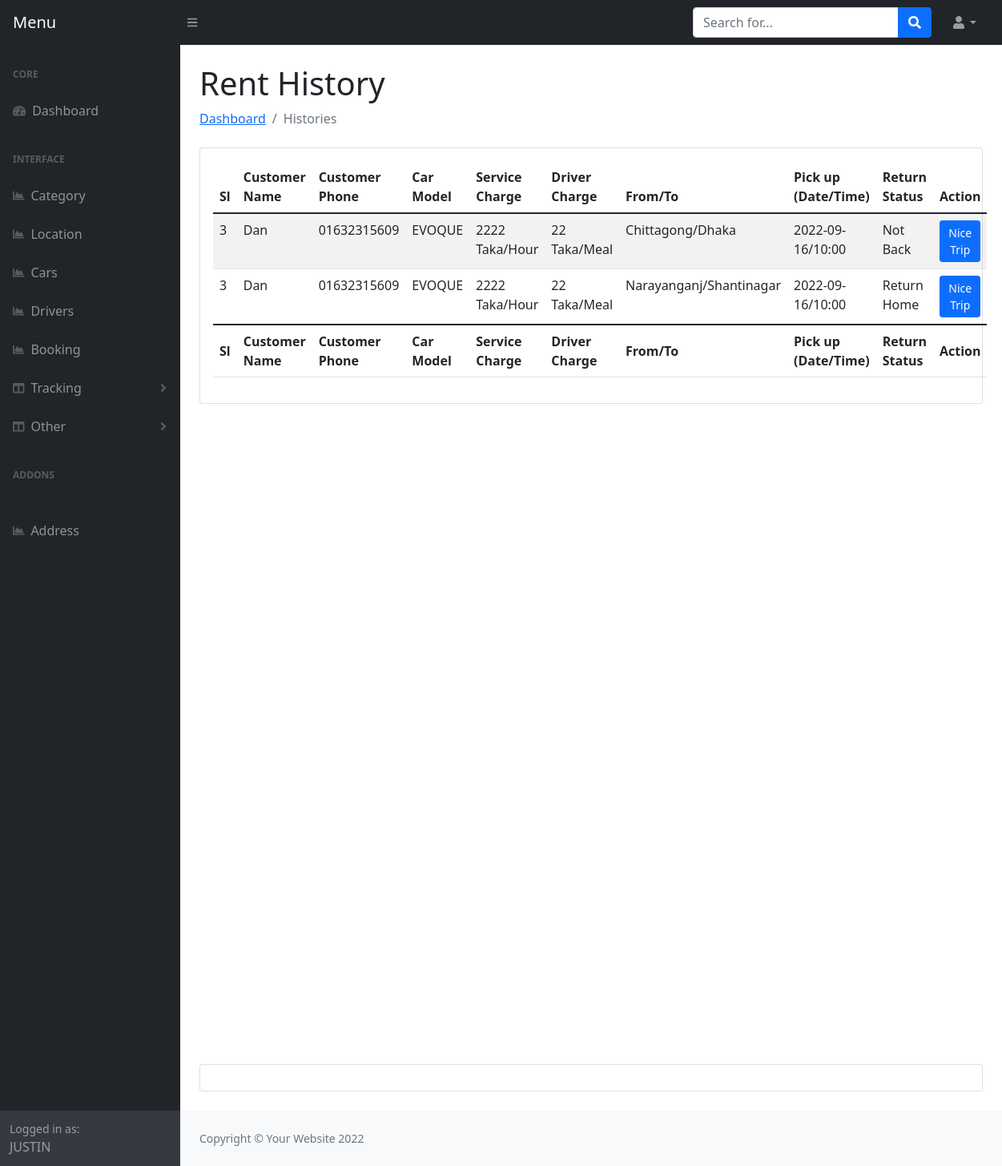
Before: /admin/last-rent.php (signed in) with the older database file.
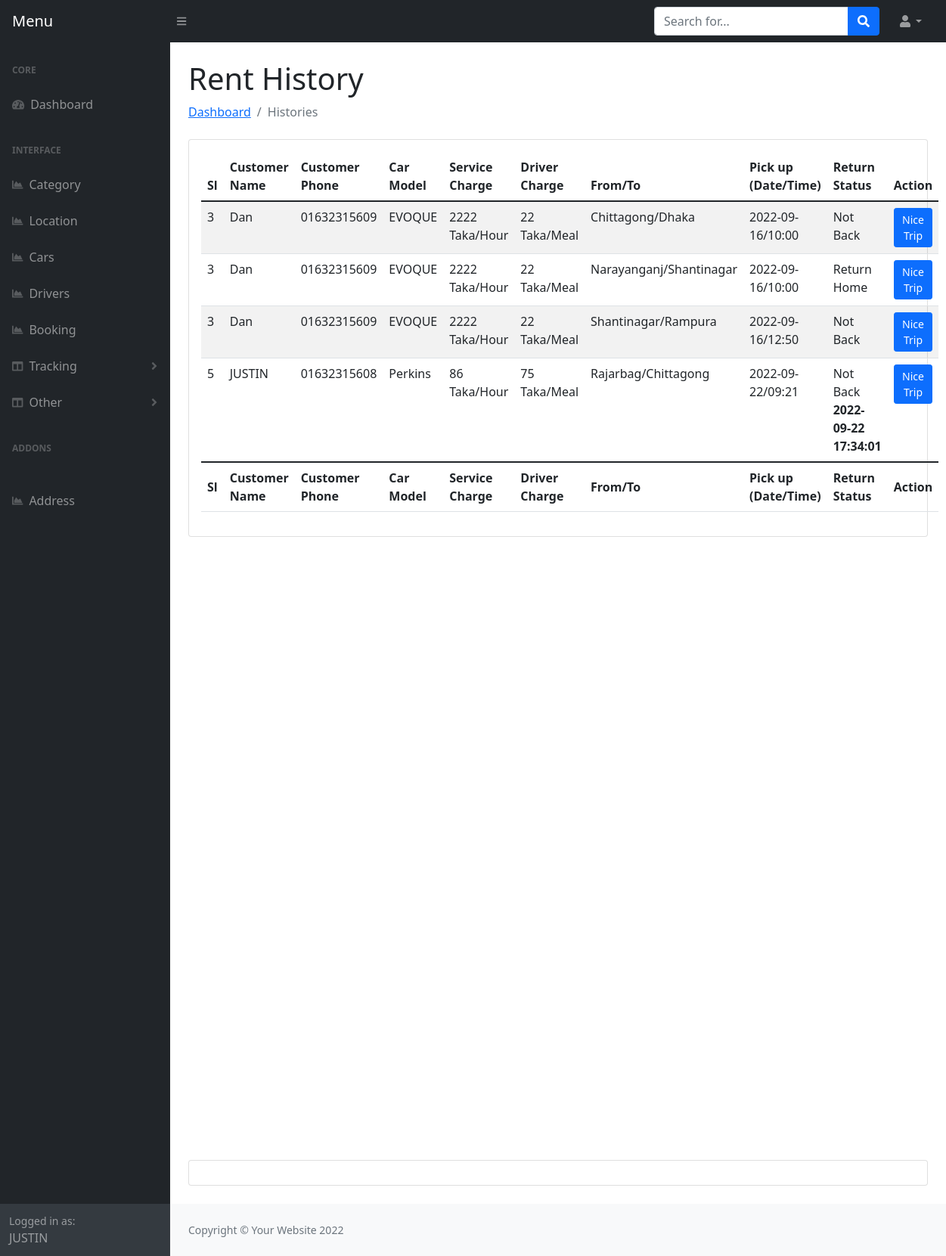
After: the same page with the newer database file.
### tables this page shows
CREATE TABLE `orders` (
  `Oid` int(11) NOT NULL,
  `car_id` int(11) NOT NULL,
  `user_id` int(11) NOT NULL,
  `driver_id` int(11) DEFAULT NULL,
  `pickup_location` text NOT NULL,
  `dropup_location` text NOT NULL,
  `date` varchar(191) NOT NULL,
  `time` varchar(191) NOT NULL,
  `trip_loop` tinyint(4) NOT NULL,
  `payment_status` tinyint(4) NOT NULL DEFAULT 0,
  `status` tinyint(4) NOT NULL,
  `created_at` timestamp NOT NULL DEFAULT current_timestamp(),
  `finished_at` timestamp NULL DEFAULT NULL
);

CREATE TABLE `users` (
  `id` int(11) NOT NULL,
  `name` varchar(155) NOT NULL,
  `email` varchar(155) NOT NULL,
  `phone` varchar(100) NOT NULL,
  `address` text NOT NULL,
  `password` varchar(150) NOT NULL,
  `image` varchar(155) NOT NULL,
  `national_id` varchar(191) DEFAULT NULL,
  `otp` int(11) DEFAULT NULL,
  `auth_check` int(11) NOT NULL DEFAULT 0,
  `flag` tinyint(4) NOT NULL,
  `created_at` timestamp NOT NULL DEFAULT current_timestamp()
);

CREATE TABLE `cars` (
  `id` int(11) NOT NULL,
  `cat_id` int(11) NOT NULL,
  `name` varchar(200) NOT NULL,
  `model` varchar(200) NOT NULL,
  `mileage` varchar(200) NOT NULL,
  `seats` int(11) NOT NULL,
  `fuel` varchar(200) NOT NULL,
  `service_charge` varchar(200) NOT NULL,
  `driver_food_charge` varchar(200) NOT NULL,
  `description` text NOT NULL,
  `image` varchar(155) NOT NULL,
  `transmission` varchar(155) NOT NULL DEFAULT 'Manual',
  `airconditions` tinytext NOT NULL,
  `child_seat` tinytext NOT NULL,
  `gps` tinyint(4) NOT NULL,
  `luggage` tinytext NOT NULL,
  `music` tinytext NOT NULL,
  `seat_belt` tinyint(4) NOT NULL,
  `sleeping_bed` tinyint(4) NOT NULL,
  `water` tinyint(4) NOT NULL,
  `bluetooth` tinyint(4) NOT NULL,
  `onboard_computer` tinyint(4) NOT NULL,
  `audio_input` tinyint(4) NOT NULL,
  `long_term_trips` tinyint(4) NOT NULL,
  `car_kit` tinyint(4) NOT NULL,
  `remote_central_locking` tinyint(4) NOT NULL,
  `climate_control` tinyint(4) NOT NULL,
  `flag` tinyint(4) NOT NULL,
  `created_at` timestamp NOT NULL DEFAULT current_timestamp()
);

### admin/last-rent.php (the view, shortened to what this page needs)
<?php include 'header.php'; ?>
<main>
    <div class="container-fluid px-4">
        <h1 class="mt-4">Rent History</h1>
        <ol class="breadcrumb mb-4">
            <li class="breadcrumb-item"><a href="index.php">Dashboard</a></li>
            <li class="breadcrumb-item active">Histories</li>
        </ol>
        <div class="card mb-4">
            <div class="card-body">
                <table class="table table-striped" id="datatablesSimple">
                    <thead>
                        <tr>
                            <th>Sl</th>
                            <th>Customer Name</th>
                            <th>Customer Phone</th>
                            <th>Car Model</th>
                            <th>Service Charge</th>
                            <th>Driver Charge</th>
                            <th>From/To</th>
                            <th>Pick up (Date/Time)</th>
                            <th>Return Status</th>
                            <th>Action</th>
                        </tr>
                    </thead>
                    <tfoot>
                        <tr>
                            <th>Sl</th>
                            <th>Customer Name</th>
                            <th>Customer Phone</th>
                            <th>Car Model</th>
                            <th>Service Charge</th>
                            <th>Driver Charge</th>
                            <th>From/To</th>
                            <th>Pick up (Date/Time)</th>
                            <th>Return Status</th>
                            <th>Action</th>
                        </tr>
                    </tfoot>
                    <tbody>
                        <?php
                        $query = "SELECT * FROM orders LEFT JOIN cars ON cars.id = orders.car_id LEFT JOIN users ON users.id = orders.user_id where orders.status=2 Order By orders.Oid asc";
                        $result = $con->query($query);
                        if ($result->num_rows > 0) {
                            foreach ($result as $key => $value) {
                        ?>
                                <tr>
                                    <td><?php echo $value['id']; ?></td>
                                    <td><?php echo $value['name']; ?></td>
                                    <td><?php echo $value['phone']; ?></td>
                                    <td><?php echo $value['model']; ?></td>
                                    <td><?php echo $value['service_charge']; ?> Taka/Hour</td>
                                    <td><?php echo $value['driver_food_charge']; ?> Taka/Meal</td>
                                    <td><?php echo $value['pickup_location']; ?>/<?php echo $value['dropup_location']; ?></td>
                                    <td><?php echo $value['date']; ?>/<?php echo $value['time']; ?></td>
                                    <td>
                                        <?php
                                        if ($value['trip_loop'] == 0) {
                                            echo "Not Back";
                                        } elseif ($value['trip_loop'] == 1) {
                                            echo "Return Home";
                                        } else {
                                        }
                                        echo "<br><strong>".$value['finished_at'] ."</strong>";
                                        ?>
                                    </td>
                                    <td>
                                        <?php
                                        if ($value['status'] == 0) {
                                            echo "<button class='btn btn-primary btn-sm'>Pending</button>";
                                        } elseif ($value['status'] == 1) {
                                            echo "<button class='btn btn-primary btn-sm'>Running</button>";
                                        } else {
                                            echo "<button class='btn btn-primary btn-sm'>Nice Trip</button>";
                                        }
                                        ?>
                                    </td>
                                </tr>
                        <?php }
                        } ?>
                    </tbody>
                </table>
            </div>
        </div>
        <div style="height: 100vh"></div>
        <div class="card mb-4">
            <div class="card-body"></div>
        </div>
    </div>
</main>
<?php include 'footer.php'; ?>

### admin/header.php (shortened to what this page needs)
<!DOCTYPE html>
<html lang="en">
<head>
    <link href="css/styles.css" rel="stylesheet" />
    <link href="https://cdn.jsdelivr.net/npm/simple-datatables@latest/dist/style.css" rel="stylesheet" />
</head>
<body>
    <nav class="sb-topnav navbar navbar-expand navbar-dark bg-dark">
        <a class="navbar-brand ps-3" href="index.php">Menu </a>
        <button class="btn btn-link btn-sm order-1 order-lg-0 me-4 me-lg-0" id="sidebarToggle" href="#!"><i class="fas fa-bars"></i></button>
        <form class="d-none d-md-inline-block form-inline ms-auto me-0 me-md-3 my-2 my-md-0">
            <div class="input-group">
                <input class="form-control" type="text" placeholder="Search for..." aria-label="Search for..." aria-describedby="btnNavbarSearch" />
                <button class="btn btn-primary" id="btnNavbarSearch" type="button"><i class="fas fa-search"></i></button>
            </div>
        </form>
        <ul class="navbar-nav ms-auto ms-md-0 me-3 me-lg-4">
            <li class="nav-item dropdown">
                <a class="nav-link dropdown-toggle" id="navbarDropdown" href="#" role="button" data-bs-toggle="dropdown" aria-expanded="false"><i class="fas fa-user fa-fw"></i></a>
            </li>
        </ul>
    </nav>
    <div id="layoutSidenav">
        <div id="layoutSidenav_nav">
            <nav class="sb-sidenav accordion sb-sidenav-dark" id="sidenavAccordion">
                <div class="sb-sidenav-menu">
                    <div class="nav">
                        <div class="sb-sidenav-menu-heading">Core</div>
                        <a class="nav-link" href="index.php">
                            <div class="sb-nav-link-icon"><i class="fas fa-tachometer-alt"></i></div>
                            Dashboard
                        </a>
                        <div class="sb-sidenav-menu-heading">Interface</div>
                        <a class="nav-link" href="categories.php">
                            <div class="sb-nav-link-icon"><i class="fas fa-chart-area"></i></div>
                            Category
                        </a>
                        <a class="nav-link" href="locations.php">
                            <div class="sb-nav-link-icon"><i class="fas fa-chart-area"></i></div>
                            Location
                        </a>
                        <a class="nav-link" href="cars.php">
                            <div class="sb-nav-link-icon"><i class="fas fa-chart-area"></i></div>
                            Cars
                        </a>
                        <a class="nav-link" href="drivers.php">
                            <div class="sb-nav-link-icon"><i class="fas fa-chart-area"></i></div>
                            Drivers
                        </a>
                        <a class="nav-link" href="car-booking.php">
                            <div class="sb-nav-link-icon"><i class="fas fa-chart-area"></i></div>
                            Booking
                        </a>
                        <a class="nav-link collapsed" href="#" data-bs-toggle="collapse" data-bs-target="#collapseLayouts" aria-expanded="false" aria-controls="collapseLayouts">
                            <div class="sb-nav-link-icon"><i class="fas fa-columns"></i></div>
                            Tracking
                            <div class="sb-sidenav-collapse-arrow"><i class="fas fa-angle-down"></i></div>
                        </a>
                        <a class="nav-link collapsed" href="#" data-bs-toggle="collapse" data-bs-target="#collapseLayouts1" aria-expanded="false" aria-controls="collapseLayouts">
                            <div class="sb-nav-link-icon"><i class="fas fa-columns"></i></div>
                            Other
                            <div class="sb-sidenav-collapse-arrow"><i class="fas fa-angle-down"></i></div>
                        </a>
                        <div class="sb-sidenav-menu-heading">Addons</div>
                        <a class="nav-link" href="officeinfo.php"> <a class="nav-link" href="officeinfo.php">
                                <div class="sb-nav-link-icon"><i class="fas fa-chart-area"></i></div>
                                Address
                            </a>
                    </div>
                </div>
                <div class="sb-sidenav-footer">
                    <div class="small">Logged in as:</div>
                    <?= $_SESSION['name']; ?>
                </div>
            </nav>
        </div>
        <div id="layoutSidenav_content">

### admin/footer.php (shortened to what this page needs)
   <footer class="py-4 bg-light mt-auto">
                    <div class="container-fluid px-4">
                        <div class="d-flex align-items-center justify-content-between small">
                            <div class="text-muted">Copyright &copy; Your Website <?= date('Y'); ?></div>
                        </div>
                    </div>
                </footer>
            </div>
        </div>
    </body>
</html>

Changed rows visible on the page:
now on this page (row edited): orders: user "3", user.name "Dan", user.phone "01632315609", car.model "EVOQUE", car.service_charge "2222", car.driver_food_charge "22", pickup_location "Shantinagar", dropup_location "Rampura", date "2022-09-16", time "12:50", trip_loop "Not Back", status "Nice Trip"
added orders: user "5", user.name "JUSTIN", user.phone "01632315608", car.model "Perkins", car.service_charge "86", car.driver_food_charge "75", pickup_location "Rajarbag", dropup_location "Chittagong", date "2022-09-22", time "09:21", trip_loop "Not Back", finished_at "2022-09-22 17:34:01", status "Nice Trip"
